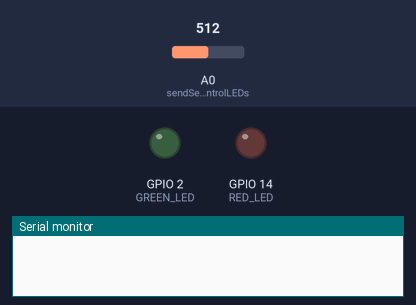
A sketch run on a simulated ESP8266 (NodeMCU). Parts: output pins drawn as LEDs (lit = HIGH), the last lines printed to the serial monitor. Inputs (shaded band) come from the test bench; at power-on: A0 (sendSensorAndControlLEDs) = 512. WiFi joins after 1.5 s; servers stay silent unless stated.

Above: at 3.0 s.
3.1 s: A0 (sendSensorAndControlLEDs) set to 316
8.3 s: A0 (sendSensorAndControlLEDs) set to 287
At 12.8 s:
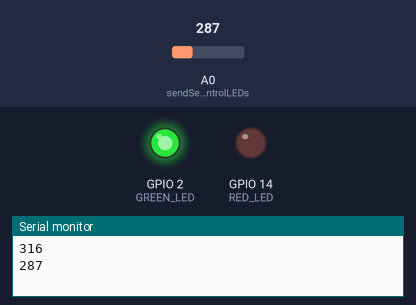
13.3 s: A0 (sendSensorAndControlLEDs) set to 306
At 17.8 s:
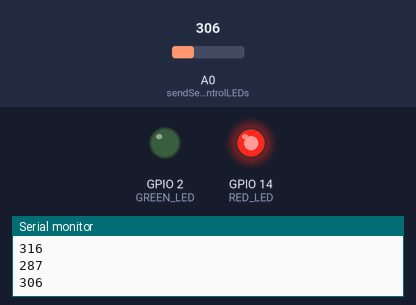
18.3 s: A0 (sendSensorAndControlLEDs) set to 290
At 22.9 s:
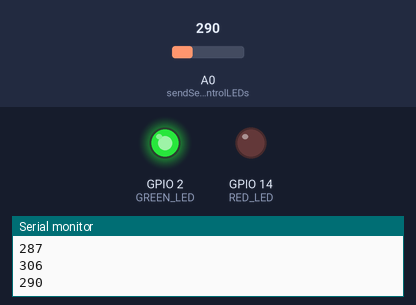
Timing chart, 0 to 24.3 s (numbered marks = the images above; inputs shaded):
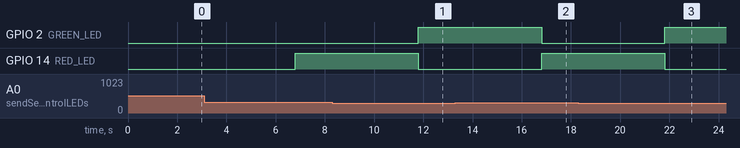

Measured:
- the behaviour switches between 301 and 300 on A0 (sendSensorAndControlLEDs) (found by bisection; images 0 and 1)
- after the input at 8.3 s, GPIO 2 (GREEN_LED): LOW → HIGH after 3.5 s; GPIO 14 (RED_LED): HIGH → LOW after 3.5 s
- after the input at 13.3 s, GPIO 2 (GREEN_LED): HIGH → LOW after 3.5 s; GPIO 14 (RED_LED): LOW → HIGH after 3.5 s
- after the input at 18.3 s, GPIO 2 (GREEN_LED): LOW → HIGH after 3.5 s; GPIO 14 (RED_LED): HIGH → LOW after 3.5 s

The sketch:

Individual.ino
```cpp
#define BLYNK_TEMPLATE_ID "TMPL4be3ffKyk"
#define BLYNK_TEMPLATE_NAME "Android Things Single"
#define BLYNK_AUTH_TOKEN "***************"

#include <ESP8266WiFi.h>
#include <BlynkSimpleEsp8266.h>

char auth[] = BLYNK_AUTH_TOKEN;
char ssid[] = "*********";       // 🔁 schimbă cu WiFi-ul tău
char pass[] = "**************";        // 🔁 schimbă cu parola ta

BlynkTimer timer;

#define GREEN_LED 2   // D4 = GPIO2
#define RED_LED   14  // D5 = GPIO14

void sendSensorAndControlLEDs() {
  int value = analogRead(A0);
  Serial.println(value);

  Blynk.virtualWrite(V0, value);  // trimitem valoarea în aplicație

  if (value > 300) {
    digitalWrite(RED_LED, HIGH);
    digitalWrite(GREEN_LED, LOW);

    // Trimitere notificare o singură dată

  } else {
    digitalWrite(GREEN_LED, HIGH);
    digitalWrite(RED_LED, LOW);
  }
}

void setup() {
  Serial.begin(9600);
  Blynk.begin(auth, ssid, pass);

  pinMode(GREEN_LED, OUTPUT);
  pinMode(RED_LED, OUTPUT);
  while (WiFi.status() != WL_CONNECTED) {
    Serial.println("Se conectează la WiFi...");
    delay(500);
  }

  // Rulează funcția o dată la 1 sec
  timer.setInterval(5000L, sendSensorAndControlLEDs);
}

void loop() {
  Blynk.run();
  timer.run();
}
```
